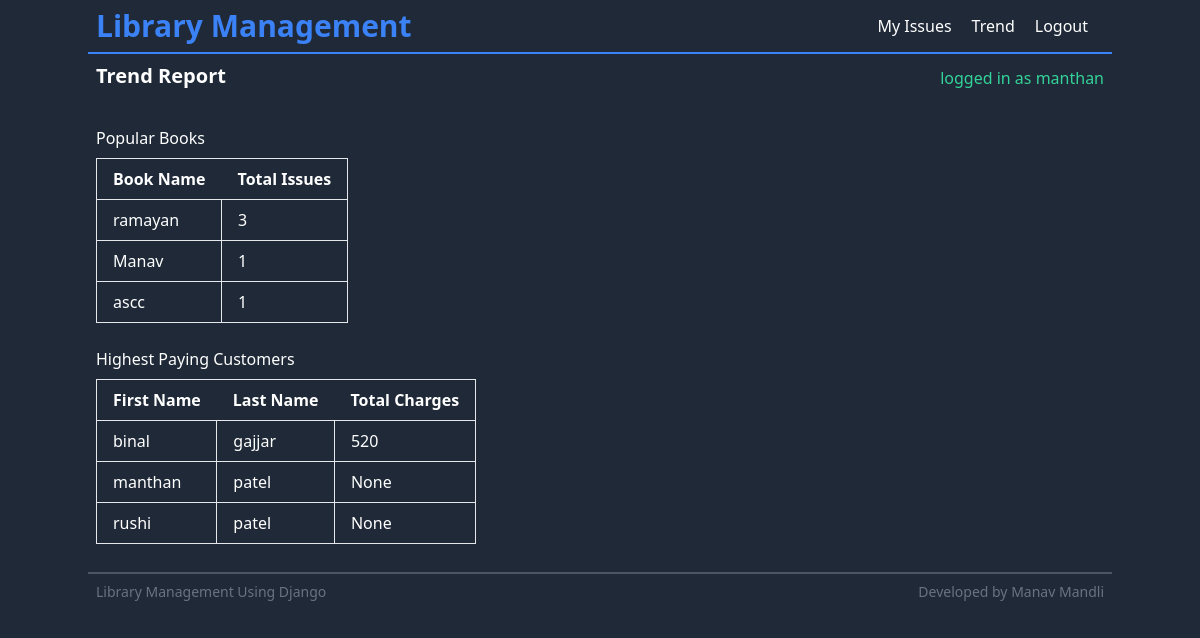
/trend/ (signed in), run on the app's committed database.
### library_app/models.py (models this page shows, shortened)
class Book(models.Model):
    name=models.CharField(max_length=350)
    author=models.ForeignKey(Author,on_delete=models.CASCADE)
    image=models.ImageField()
    category=models.CharField(max_length=220)
    quantity = models.PositiveIntegerField(default=0)

class Member(models.Model):
    first_name=models.CharField(max_length=120)
    last_name=models.CharField(max_length=120)
    member_id=models.OneToOneField(User,on_delete=models.CASCADE)

### library_app/views.py (the view)
# urls.py: path('trend/',trend,name='trend'),
def trend(request):
    popular_books = Transaction.objects.values('book__name', 'book__quantity').annotate(total_issues=Count('book')).order_by('-total_issues')[:10]
    highest_paying_customers = Transaction.objects.values('member__first_name', 'member__last_name').annotate(total_charges=Sum('charges')).order_by('-total_charges')[:10]
    context = {
        'popular_books': popular_books,
        'highest_paying_customers': highest_paying_customers
    }
    return render(request, 'library/trend.html', context)

### templates/library/trend.html
{% extends 'base.html' %}
{% block heading %} Trend Report {% endblock heading %}
{% block content %}
<div class="flex flex-col">
  <h2>Popular Books</h2>
  <div class="overflow-x-auto mb-6 mt-2">
    <table class="table-auto border-collapse border border-gray-200">
      <thead>
        <tr class="bg-gray-800">
          <th class="px-4 py-2">Book Name</th>
          <th class="px-4 py-2">Total Issues</th>
        </tr>
      </thead>
      <tbody>
        {% for book in popular_books %}
        <tr class="bg-gray-800">
          <td class="border px-4 py-2">{{ book.book__name }}</td>
          <td class="border px-4 py-2">{{ book.total_issues }}</td>
        </tr>
        {% endfor %}
      </tbody>
    </table>
  </div>
  <h2>Highest Paying Customers</h2>
  <div class="overflow-x-auto mt-2">
    <table class="table-auto border-collapse border border-gray-200">
      <thead>
        <tr class="bg-gray-800">
          <th class="px-4 py-2">First Name</th>
          <th class="px-4 py-2">Last Name</th>
          <th class="px-4 py-2">Total Charges</th>
        </tr>
      </thead>
      <tbody>
        {% for customer in highest_paying_customers %}
        <tr class="bg-gray-800">
          <td class="border px-4 py-2">{{ customer.member__first_name }}</td>
          <td class="border px-4 py-2">{{ customer.member__last_name }}</td>
          <td class="border px-4 py-2">{{ customer.total_charges }}</td>
        </tr>
        {% endfor %}
      </tbody>
    </table>
  </div>
</div>
{% endblock content %}

### templates/base.html (shortened to what this page needs)
<!DOCTYPE html>
<html lang="en">
  <head>
    <link
      href="https://unpkg.com/tailwindcss@^2/dist/tailwind.min.css"
      rel="stylesheet"
    />
  </head>
  <body class="min-h-screen bg-gray-800 text-white">
    {% include 'nav.html' %}
    <header
      class="flex flex-row justify-between items-end mb-5 md:mx-auto max-w-5xl p-2"
    >
      <h1 class="font-bold text-lg sm:text-xl capitalize">
        {%block heading %}{% endblock heading %}
      </h1>
      {% if user.is_anonymous %}
      <h2 class="text-red-400 sm:pr-5 xl:pr-3">logged out</h2>
      {% else %}
      <h2 class="text-green-400">logged in as {{user}}</h2>
      {% endif %}
    </header>
    <main class="container md:mx-auto max-w-5xl p-2">
      {% block content %}{% endblock content %}
    </main>
    {% include 'footer.html' %}
  </body>
</html>

### data on the page
Book: book__name "ramayan", total_issues "3"
Book: book__name "Manav", total_issues "1"
Book: book__name "ascc", total_issues "1"
Member: member__first_name "binal", member__last_name "gajjar", total_charges "520"
Member: member__first_name "manthan", member__last_name "patel", total_charges "None"
Member: member__first_name "rushi", member__last_name "patel", total_charges "None"

### other printed values
{{ user }} "manthan"
